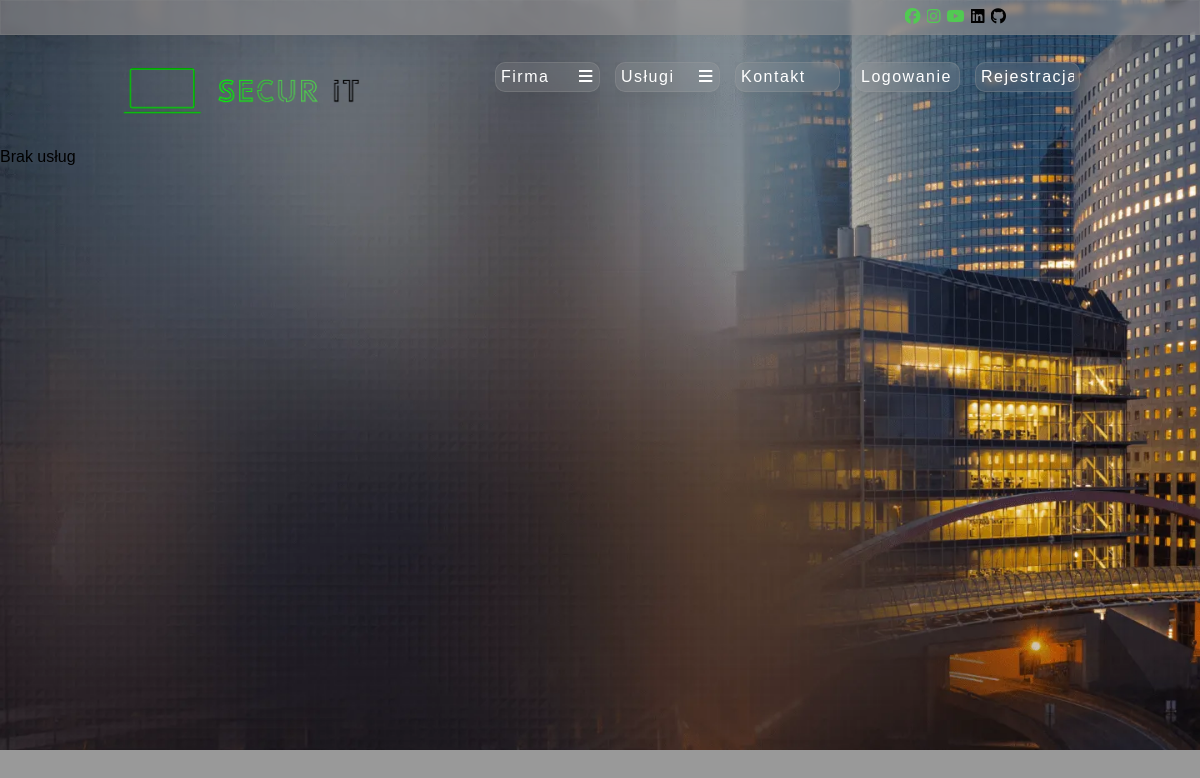
/FO/systemy_operacyjne.php, run on an earlier commit of the app's database.
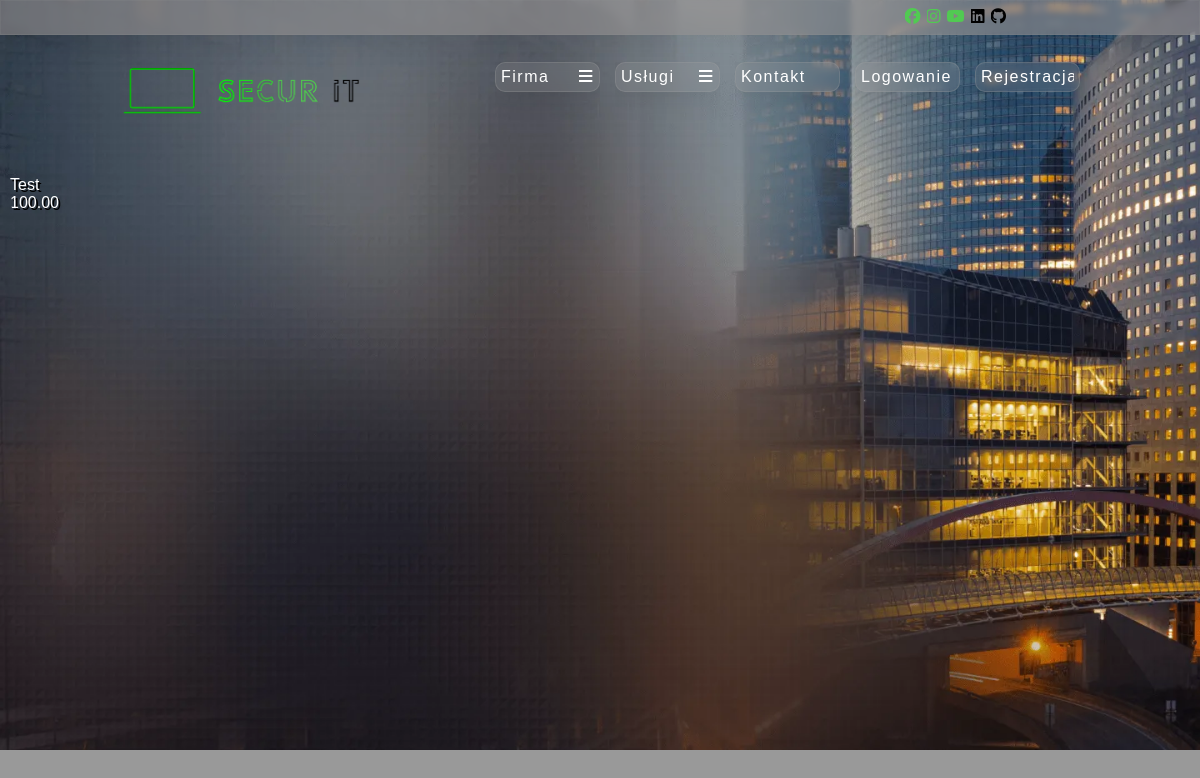
And on a later commit of the database.
### tables this page shows
create table uslugi (
    id_uslugi int primary key auto_increment,
    id_typ_uslugi int,
    nazwa varchar(100),
    opis longtext,
    cena decimal(10,2),
    foreign key (id_typ_uslugi) references typy_uslug (id_typ_uslugi)
);

### DB/db_connection.php (called while the page is built, shortened)
<?php
    class db_connection{
        var $host = "localhost";
        var $dbname = "secur_it";
        var $username = "root";
        var $password = "";
        public function databaseConnect(){
            $con = mysqli_connect($this->host, $this->username, $this->password, $this->dbname);
            if(!$con){
                die("Connection failed: " . mysqli_connect_error());
            }
            else{
                $this->connect = $con;
            }
        }
    }
?>

### DB/db_uslugi.php (called while the page is built, shortened)
<?php
    include("db_connection.php");
    class db_uslugi extends db_connection{
        function selectUslugi_systemy(){
            $query = 'SELECT * FROM `uslugi` WHERE id_typ_uslugi = 2';
            $data = mysqli_query($this->connect, $query);
            if (mysqli_num_rows($data) > 0){
            return $data;
            }
        }
    }
?>

### FO/systemy_operacyjne.php (the view, shortened to what this page needs)
<!DOCTYPE html>
<html lang="pl">
<head>
    <link rel="stylesheet" href="./style.css">
    <link rel="stylesheet" href="https://cdnjs.cloudflare.com/ajax/libs/font-awesome/4.7.0/css/font-awesome.min.css">
</head>
<body>
    <main class="main">
        <header>
            <a href="https://www.facebook.com/profile.php?id=61554027179435" class="spolecznosci" target="_blank">
                <i class="fa-brands fa-facebook" style="color: #51ca52;"></i>
            </a>
            <a href="#ig" class="spolecznosci" target="_blank">
                <i class="fa-brands fa-instagram" style="color: #51ca52;"></i>
            </a>
            <a href="#yt" class="spolecznosci" target="_blank">
                <i class="fa-brands fa-youtube" style="color: #51ca52;"></i>
            </a>
            <a href="https://www.linkedin.com/company/secur-it2/" class="spolecznosci" target="_blank">
                <i class="fa-brands fa-linkedin" style="color: #000000;"></i>
            </a>
            <a href="#github" class="spolecznosci" target="_blank">
                <i class="fa-brands fa-github" style="color: #000000;"></i>
            </a>
        </header>
        <nav class="top-nav">
            <a class="logo" href="./index.php"><img src="../images/logo.png" alt="logo"></a>
            <div class="top-nav-buttons">
                <div class="dropdown">
                    <div class="dropdown-top">
                        <div class="dropdown-logo">Firma</div>
                    <div class="dropdown-toggle">
                           <i class="fa-solid fa-bars"></i>
                        </div>
                    </div>
                    <ol class="dropdown-list">
                    </ol>
                </div>
                <div class="dropdown">
                    <div class="dropdown-top">
                        <div class="dropdown-logo">Usługi</div>
                        <div class="dropdown-toggle">
                            <i class="fa-solid fa-bars"></i>
                        </div>
                    </div>
                    <ol class="dropdown-list">
                    </ol>
                </div>
                <div class="dropdown-kontakt">
                    <div class="dropdown-top-kontakt">
                        <a href="contact.php">Kontakt</a>
                    </div>
                </div>
                <div class="dropdown-kontakt">
                    <div class="dropdown-top-kontakt">
                        <a href="logowanie.php">Logowanie</a>
                    </div>
                </div>
                <div class="dropdown-kontakt">
                    <div class="dropdown-top-kontakt">
                        <a href="rejestracja.php">Rejestracja</a>
                    </div>
                </div>
            </div>
        </nav>
        <?php
            include('../DB/db_uslugi.php');
            $baza = new db_uslugi();
            $baza->databaseConnect();
            $data = $baza->selectUslugi_systemy();
            if (!empty($data)){
            ?>
        <div class="tresc">
        <?php
            while($row = mysqli_fetch_assoc($data))
            {
                echo "<div id='wpis' class='artykul'>
                ".$row['tytul']."
                <br>".$row['opis']."
                <br>".$row['cena']."
                </div>";
            }
            }else {
                echo "Brak usług";
            }
        ?>
        </div>
    </main>
</body>
</html>

What changed in the data, as far as the page shows it:
added uslugi: opis "Test", cena "100.00"
Also different on the page:
text no longer shown: "Brak usług"
